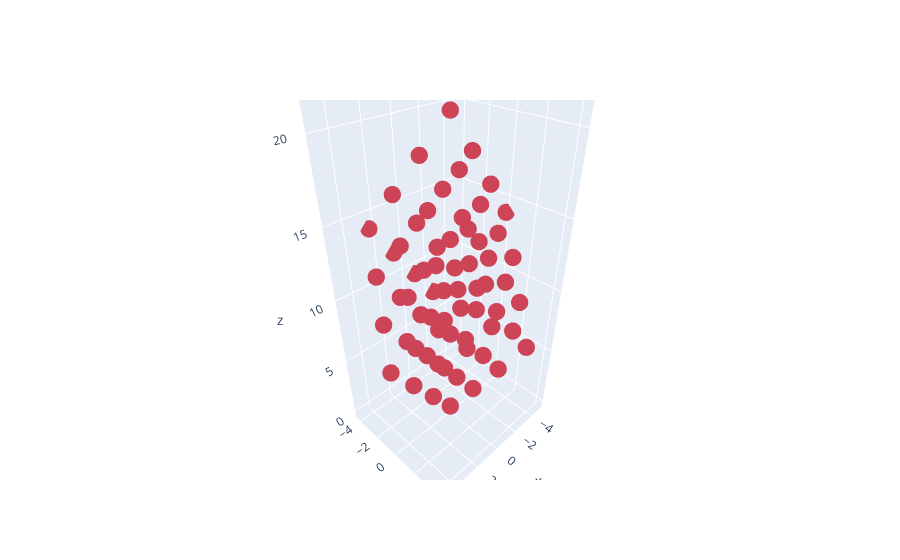

Here is the notebook cell this chart was saved with:
### Code cell
XGChi0.Supercell_Vis(A_prim, B_prim, C_prim, ngkpt_prim, natom_prim, xred_prim)
